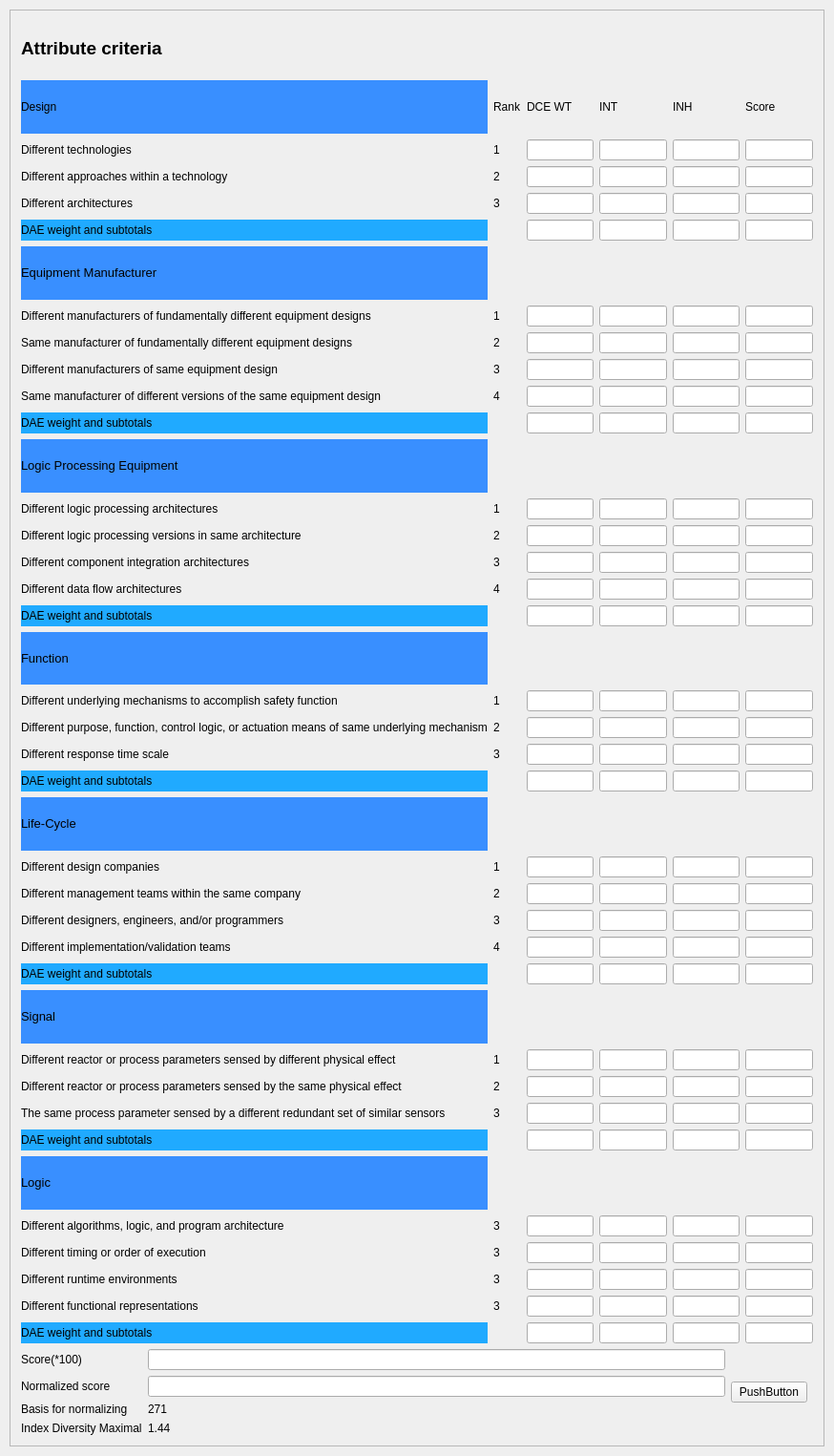
<?xml version="1.0" encoding="UTF-8"?>
<ui version="4.0">
 <class>Widget</class>
 <widget class="QWidget" name="Widget">
  <property name="enabled">
   <bool>true</bool>
  </property>
  <property name="geometry">
   <rect>
    <x>0</x>
    <y>0</y>
    <width>874</width>
    <height>1525</height>
   </rect>
  </property>
  <property name="windowTitle">
   <string>Widget</string>
  </property>
  <layout class="QGridLayout" name="gridLayout_5">
   <property name="leftMargin">
    <number>10</number>
   </property>
   <property name="topMargin">
    <number>10</number>
   </property>
   <property name="rightMargin">
    <number>10</number>
   </property>
   <property name="bottomMargin">
    <number>10</number>
   </property>
   <item row="0" column="0">
    <widget class="QScrollArea" name="scrollArea">
     <property name="widgetResizable">
      <bool>true</bool>
     </property>
     <widget class="QWidget" name="scrollAreaWidgetContents">
      <property name="geometry">
       <rect>
        <x>0</x>
        <y>0</y>
        <width>852</width>
        <height>1503</height>
       </rect>
      </property>
      <layout class="QGridLayout" name="gridLayout_6">
       <item row="2" column="0">
        <layout class="QGridLayout" name="gridLayout">
         <item row="3" column="0">
          <widget class="QLabel" name="label_46">
           <property name="text">
            <string>Index Diversity Maximal</string>
           </property>
          </widget>
         </item>
         <item row="2" column="0">
          <widget class="QLabel" name="label_43">
           <property name="text">
            <string>Basis for normalizing</string>
           </property>
          </widget>
         </item>
         <item row="1" column="0">
          <widget class="QLabel" name="label_42">
           <property name="text">
            <string>Normalized score</string>
           </property>
          </widget>
         </item>
         <item row="3" column="1">
          <widget class="QLabel" name="label_186">
           <property name="text">
            <string>1.44</string>
           </property>
          </widget>
         </item>
         <item row="0" column="0">
          <widget class="QLabel" name="label_41">
           <property name="text">
            <string>Score(*100)</string>
           </property>
          </widget>
         </item>
         <item row="1" column="1">
          <widget class="QLineEdit" name="lineEdit_130"/>
         </item>
         <item row="0" column="1">
          <widget class="QLineEdit" name="lineEdit_129"/>
         </item>
         <item row="2" column="1">
          <widget class="QLabel" name="label_185">
           <property name="text">
            <string>271</string>
           </property>
          </widget>
         </item>
        </layout>
       </item>
       <item row="0" column="0" colspan="3">
        <layout class="QGridLayout" name="gridLayout_2">
         <item row="17" column="5">
          <widget class="QLineEdit" name="lineEdit_52"/>
         </item>
         <item row="39" column="5">
          <widget class="QLineEdit" name="lineEdit_124"/>
         </item>
         <item row="5" column="0">
          <widget class="QLabel" name="label_5">
           <property name="styleSheet">
            <string notr="true">background-color: rgb(32, 170, 255);</string>
           </property>
           <property name="text">
            <string>DAE weight and subtotals</string>
           </property>
          </widget>
         </item>
         <item row="11" column="3">
          <widget class="QLineEdit" name="lineEdit_30"/>
         </item>
         <item row="8" column="3">
          <widget class="QLineEdit" name="lineEdit_18"/>
         </item>
         <item row="37" column="4">
          <widget class="QLineEdit" name="lineEdit_115"/>
         </item>
         <item row="11" column="4">
          <widget class="QLineEdit" name="lineEdit_31"/>
         </item>
         <item row="4" column="3">
          <widget class="QLineEdit" name="lineEdit_10"/>
         </item>
         <item row="26" column="4">
          <widget class="QLineEdit" name="lineEdit_79"/>
         </item>
         <item row="10" column="2">
          <widget class="QLineEdit" name="lineEdit_25"/>
         </item>
         <item row="10" column="1">
          <widget class="QLabel" name="label_165">
           <property name="text">
            <string>3</string>
           </property>
          </widget>
         </item>
         <item row="18" column="3">
          <widget class="QLineEdit" name="lineEdit_54"/>
         </item>
         <item row="8" column="1">
          <widget class="QLabel" name="label_107">
           <property name="text">
            <string>1</string>
           </property>
          </widget>
         </item>
         <item row="26" column="3">
          <widget class="QLineEdit" name="lineEdit_78"/>
         </item>
         <item row="23" column="0">
          <widget class="QLabel" name="label_21">
           <property name="styleSheet">
            <string notr="true">background-color: rgb(32, 170, 255);</string>
           </property>
           <property name="text">
            <string>DAE weight and subtotals</string>
           </property>
          </widget>
         </item>
         <item row="28" column="5">
          <widget class="QLineEdit" name="lineEdit_88"/>
         </item>
         <item row="22" column="2">
          <widget class="QLineEdit" name="lineEdit_65"/>
         </item>
         <item row="28" column="1">
          <widget class="QLabel" name="label_177">
           <property name="text">
            <string>4</string>
           </property>
          </widget>
         </item>
         <item row="31" column="4">
          <widget class="QLineEdit" name="lineEdit_95"/>
         </item>
         <item row="12" column="3">
          <widget class="QLineEdit" name="lineEdit_34"/>
         </item>
         <item row="31" column="5">
          <widget class="QLineEdit" name="lineEdit_96"/>
         </item>
         <item row="20" column="0">
          <widget class="QLabel" name="label_24">
           <property name="text">
            <string>Different underlying mechanisms to accomplish safety function</string>
           </property>
          </widget>
         </item>
         <item row="36" column="5">
          <widget class="QLineEdit" name="lineEdit_112"/>
         </item>
         <item row="22" column="0">
          <widget class="QLabel" name="label_23">
           <property name="text">
            <string>Different response time scale</string>
           </property>
          </widget>
         </item>
         <item row="33" column="3">
          <widget class="QLineEdit" name="lineEdit_102"/>
         </item>
         <item row="37" column="0">
          <widget class="QLabel" name="label_37">
           <property name="text">
            <string>Different timing or order of execution</string>
           </property>
          </widget>
         </item>
         <item row="39" column="4">
          <widget class="QLineEdit" name="lineEdit_123"/>
         </item>
         <item row="32" column="5">
          <widget class="QLineEdit" name="lineEdit_100"/>
         </item>
         <item row="40" column="2">
          <widget class="QLineEdit" name="lineEdit_125"/>
         </item>
         <item row="40" column="3">
          <widget class="QLineEdit" name="lineEdit_126"/>
         </item>
         <item row="11" column="0">
          <widget class="QLabel" name="label_8">
           <property name="text">
            <string>Same manufacturer of different versions of the same equipment design</string>
           </property>
          </widget>
         </item>
         <item row="31" column="0">
          <widget class="QLabel" name="label_32">
           <property name="text">
            <string>Different reactor or process parameters sensed by different physical effect</string>
           </property>
          </widget>
         </item>
         <item row="27" column="0">
          <widget class="QLabel" name="label_28">
           <property name="text">
            <string>Different designers, engineers, and/or programmers</string>
           </property>
          </widget>
         </item>
         <item row="14" column="4">
          <widget class="QLineEdit" name="lineEdit_39"/>
         </item>
         <item row="10" column="3">
          <widget class="QLineEdit" name="lineEdit_26"/>
         </item>
         <item row="17" column="1">
          <widget class="QLabel" name="label_170">
           <property name="text">
            <string>4</string>
           </property>
          </widget>
         </item>
         <item row="15" column="0">
          <widget class="QLabel" name="label_14">
           <property name="text">
            <string>Different logic processing versions in same architecture</string>
           </property>
          </widget>
         </item>
         <item row="32" column="3">
          <widget class="QLineEdit" name="lineEdit_98"/>
         </item>
         <item row="8" column="0">
          <widget class="QLabel" name="label_12">
           <property name="text">
            <string>Different manufacturers of fundamentally different equipment designs</string>
           </property>
          </widget>
         </item>
         <item row="16" column="1">
          <widget class="QLabel" name="label_169">
           <property name="text">
            <string>3</string>
           </property>
          </widget>
         </item>
         <item row="18" column="2">
          <widget class="QLineEdit" name="lineEdit_53"/>
         </item>
         <item row="26" column="2">
          <widget class="QLineEdit" name="lineEdit_77"/>
         </item>
         <item row="3" column="4">
          <widget class="QLineEdit" name="lineEdit_7"/>
         </item>
         <item row="23" column="4">
          <widget class="QLineEdit" name="lineEdit_71"/>
         </item>
         <item row="33" column="4">
          <widget class="QLineEdit" name="lineEdit_103"/>
         </item>
         <item row="21" column="2">
          <widget class="QLineEdit" name="lineEdit_61"/>
         </item>
         <item row="16" column="5">
          <widget class="QLineEdit" name="lineEdit_48"/>
         </item>
         <item row="14" column="0">
          <widget class="QLabel" name="label_15">
           <property name="text">
            <string>Different logic processing architectures</string>
           </property>
          </widget>
         </item>
         <item row="20" column="1">
          <widget class="QLabel" name="label_171">
           <property name="text">
            <string>1</string>
           </property>
          </widget>
         </item>
         <item row="9" column="3">
          <widget class="QLineEdit" name="lineEdit_22"/>
         </item>
         <item row="5" column="5">
          <widget class="QLineEdit" name="lineEdit_16"/>
         </item>
         <item row="1" column="0">
          <widget class="QLabel" name="label_2">
           <property name="styleSheet">
            <string notr="true">background-color: rgb(57, 143, 255);</string>
           </property>
           <property name="text">
            <string>Design</string>
           </property>
          </widget>
         </item>
         <item row="27" column="4">
          <widget class="QLineEdit" name="lineEdit_83"/>
         </item>
         <item row="28" column="2">
          <widget class="QLineEdit" name="lineEdit_85"/>
         </item>
         <item row="3" column="1">
          <widget class="QLabel" name="label_105">
           <property name="text">
            <string>2</string>
           </property>
          </widget>
         </item>
         <item row="26" column="0">
          <widget class="QLabel" name="label_27">
           <property name="text">
            <string>Different management teams within the same company</string>
           </property>
          </widget>
         </item>
         <item row="4" column="4">
          <widget class="QLineEdit" name="lineEdit_11"/>
         </item>
         <item row="4" column="0">
          <widget class="QLabel" name="label_6">
           <property name="text">
            <string>Different architectures</string>
           </property>
          </widget>
         </item>
         <item row="2" column="2">
          <widget class="QLineEdit" name="lineEdit"/>
         </item>
         <item row="23" column="5">
          <widget class="QLineEdit" name="lineEdit_72"/>
         </item>
         <item row="31" column="3">
          <widget class="QLineEdit" name="lineEdit_94"/>
         </item>
         <item row="9" column="4">
          <widget class="QLineEdit" name="lineEdit_23"/>
         </item>
         <item row="16" column="0">
          <widget class="QLabel" name="label_18">
           <property name="text">
            <string>Different component integration architectures</string>
           </property>
          </widget>
         </item>
         <item row="12" column="4">
          <widget class="QLineEdit" name="lineEdit_35"/>
         </item>
         <item row="30" column="0">
          <widget class="QLabel" name="label_30">
           <property name="sizePolicy">
            <sizepolicy hsizetype="Preferred" vsizetype="Preferred">
             <horstretch>0</horstretch>
             <verstretch>0</verstretch>
            </sizepolicy>
           </property>
           <property name="font">
            <font>
             <pointsize>14</pointsize>
             <weight>75</weight>
             <bold>true</bold>
            </font>
           </property>
           <property name="autoFillBackground">
            <bool>false</bool>
           </property>
           <property name="styleSheet">
            <string notr="true">background-color: rgb(57, 143, 255);</string>
           </property>
           <property name="inputMethodHints">
            <set>Qt::ImhNone</set>
           </property>
           <property name="text">
            <string>&lt;html&gt;&lt;head/&gt;&lt;body&gt;&lt;p&gt;&lt;span style=&quot; font-size:10pt; font-weight:400;&quot;&gt;Signal&lt;/span&gt;&lt;/p&gt;&lt;/body&gt;&lt;/html&gt;</string>
           </property>
           <property name="scaledContents">
            <bool>false</bool>
           </property>
           <property name="wordWrap">
            <bool>false</bool>
           </property>
           <property name="textInteractionFlags">
            <set>Qt::LinksAccessibleByMouse</set>
           </property>
          </widget>
         </item>
         <item row="27" column="1">
          <widget class="QLabel" name="label_176">
           <property name="text">
            <string>3</string>
           </property>
          </widget>
         </item>
         <item row="8" column="4">
          <widget class="QLineEdit" name="lineEdit_19"/>
         </item>
         <item row="3" column="5">
          <widget class="QLineEdit" name="lineEdit_8"/>
         </item>
         <item row="36" column="2">
          <widget class="QLineEdit" name="lineEdit_109"/>
         </item>
         <item row="36" column="3">
          <widget class="QLineEdit" name="lineEdit_110"/>
         </item>
         <item row="16" column="3">
          <widget class="QLineEdit" name="lineEdit_46"/>
         </item>
         <item row="21" column="1">
          <widget class="QLabel" name="label_172">
           <property name="text">
            <string>2</string>
           </property>
          </widget>
         </item>
         <item row="29" column="2">
          <widget class="QLineEdit" name="lineEdit_89"/>
         </item>
         <item row="22" column="4">
          <widget class="QLineEdit" name="lineEdit_67"/>
         </item>
         <item row="20" column="3">
          <widget class="QLineEdit" name="lineEdit_58"/>
         </item>
         <item row="17" column="4">
          <widget class="QLineEdit" name="lineEdit_51"/>
         </item>
         <item row="18" column="5">
          <widget class="QLineEdit" name="lineEdit_56"/>
         </item>
         <item row="9" column="5">
          <widget class="QLineEdit" name="lineEdit_24"/>
         </item>
         <item row="5" column="4">
          <widget class="QLineEdit" name="lineEdit_15"/>
         </item>
         <item row="2" column="5">
          <widget class="QLineEdit" name="lineEdit_4"/>
         </item>
         <item row="29" column="4">
          <widget class="QLineEdit" name="lineEdit_91"/>
         </item>
         <item row="26" column="1">
          <widget class="QLabel" name="label_175">
           <property name="text">
            <string>2</string>
           </property>
          </widget>
         </item>
         <item row="2" column="4">
          <widget class="QLineEdit" name="lineEdit_3"/>
         </item>
         <item row="18" column="4">
          <widget class="QLineEdit" name="lineEdit_55"/>
         </item>
         <item row="3" column="3">
          <widget class="QLineEdit" name="lineEdit_6"/>
         </item>
         <item row="38" column="1">
          <widget class="QLabel" name="label_183">
           <property name="text">
            <string>3</string>
           </property>
          </widget>
         </item>
         <item row="27" column="2">
          <widget class="QLineEdit" name="lineEdit_81"/>
         </item>
         <item row="25" column="2">
          <widget class="QLineEdit" name="lineEdit_73"/>
         </item>
         <item row="27" column="3">
          <widget class="QLineEdit" name="lineEdit_82"/>
         </item>
         <item row="37" column="2">
          <widget class="QLineEdit" name="lineEdit_113"/>
         </item>
         <item row="37" column="3">
          <widget class="QLineEdit" name="lineEdit_114"/>
         </item>
         <item row="12" column="2">
          <widget class="QLineEdit" name="lineEdit_33"/>
         </item>
         <item row="33" column="0">
          <widget class="QLabel" name="label_31">
           <property name="text">
            <string>The same process parameter sensed by a different redundant set of similar sensors</string>
           </property>
          </widget>
         </item>
         <item row="14" column="3">
          <widget class="QLineEdit" name="lineEdit_38"/>
         </item>
         <item row="8" column="2">
          <widget class="QLineEdit" name="lineEdit_17"/>
         </item>
         <item row="13" column="0">
          <widget class="QLabel" name="label_13">
           <property name="sizePolicy">
            <sizepolicy hsizetype="Preferred" vsizetype="Preferred">
             <horstretch>0</horstretch>
             <verstretch>0</verstretch>
            </sizepolicy>
           </property>
           <property name="font">
            <font>
             <pointsize>14</pointsize>
             <weight>75</weight>
             <bold>true</bold>
            </font>
           </property>
           <property name="autoFillBackground">
            <bool>false</bool>
           </property>
           <property name="styleSheet">
            <string notr="true">background-color: rgb(57, 143, 255);</string>
           </property>
           <property name="inputMethodHints">
            <set>Qt::ImhNone</set>
           </property>
           <property name="text">
            <string>&lt;html&gt;&lt;head/&gt;&lt;body&gt;&lt;p&gt;&lt;span style=&quot; font-size:10pt; font-weight:400;&quot;&gt;Logic Processing Equipment&lt;/span&gt;&lt;/p&gt;&lt;/body&gt;&lt;/html&gt;</string>
           </property>
           <property name="scaledContents">
            <bool>false</bool>
           </property>
           <property name="wordWrap">
            <bool>false</bool>
           </property>
           <property name="textInteractionFlags">
            <set>Qt::LinksAccessibleByMouse</set>
           </property>
          </widget>
         </item>
         <item row="26" column="5">
          <widget class="QLineEdit" name="lineEdit_80"/>
         </item>
         <item row="10" column="0">
          <widget class="QLabel" name="label_11">
           <property name="text">
            <string>Different manufacturers of same equipment design</string>
           </property>
          </widget>
         </item>
         <item row="16" column="4">
          <widget class="QLineEdit" name="lineEdit_47"/>
         </item>
         <item row="2" column="0">
          <widget class="QLabel" name="label_3">
           <property name="text">
            <string>Different technologies</string>
           </property>
          </widget>
         </item>
         <item row="20" column="4">
          <widget class="QLineEdit" name="lineEdit_59"/>
         </item>
         <item row="28" column="4">
          <widget class="QLineEdit" name="lineEdit_87"/>
         </item>
         <item row="21" column="4">
          <widget class="QLineEdit" name="lineEdit_63"/>
         </item>
         <item row="12" column="5">
          <widget class="QLineEdit" name="lineEdit_36"/>
         </item>
         <item row="21" column="3">
          <widget class="QLineEdit" name="lineEdit_62"/>
         </item>
         <item row="17" column="2">
          <widget class="QLineEdit" name="lineEdit_49"/>
         </item>
         <item row="23" column="3">
          <widget class="QLineEdit" name="lineEdit_70"/>
         </item>
         <item row="25" column="3">
          <widget class="QLineEdit" name="lineEdit_74"/>
         </item>
         <item row="38" column="2">
          <widget class="QLineEdit" name="lineEdit_117"/>
         </item>
         <item row="38" column="3">
          <widget class="QLineEdit" name="lineEdit_118"/>
         </item>
         <item row="38" column="5">
          <widget class="QLineEdit" name="lineEdit_120"/>
         </item>
         <item row="39" column="0">
          <widget class="QLabel" name="label_39">
           <property name="text">
            <string>Different functional representations</string>
           </property>
          </widget>
         </item>
         <item row="28" column="0">
          <widget class="QLabel" name="label_26">
           <property name="text">
            <string>Different implementation/validation teams</string>
           </property>
          </widget>
         </item>
         <item row="9" column="1">
          <widget class="QLabel" name="label_108">
           <property name="text">
            <string>2</string>
           </property>
          </widget>
         </item>
         <item row="4" column="2">
          <widget class="QLineEdit" name="lineEdit_9"/>
         </item>
         <item row="22" column="1">
          <widget class="QLabel" name="label_173">
           <property name="text">
            <string>3</string>
           </property>
          </widget>
         </item>
         <item row="25" column="5">
          <widget class="QLineEdit" name="lineEdit_76"/>
         </item>
         <item row="20" column="2">
          <widget class="QLineEdit" name="lineEdit_57"/>
         </item>
         <item row="15" column="3">
          <widget class="QLineEdit" name="lineEdit_42"/>
         </item>
         <item row="5" column="2">
          <widget class="QLineEdit" name="lineEdit_13"/>
         </item>
         <item row="20" column="5">
          <widget class="QLineEdit" name="lineEdit_60"/>
         </item>
         <item row="9" column="0">
          <widget class="QLabel" name="label_9">
           <property name="text">
            <string>Same manufacturer of fundamentally different equipment designs</string>
           </property>
          </widget>
         </item>
         <item row="11" column="1">
          <widget class="QLabel" name="label_166">
           <property name="text">
            <string>4</string>
           </property>
          </widget>
         </item>
         <item row="31" column="1">
          <widget class="QLabel" name="label_178">
           <property name="text">
            <string>1</string>
           </property>
          </widget>
         </item>
         <item row="24" column="0">
          <widget class="QLabel" name="label_20">
           <property name="sizePolicy">
            <sizepolicy hsizetype="Preferred" vsizetype="Preferred">
             <horstretch>0</horstretch>
             <verstretch>0</verstretch>
            </sizepolicy>
           </property>
           <property name="font">
            <font>
             <pointsize>14</pointsize>
             <weight>75</weight>
             <bold>true</bold>
            </font>
           </property>
           <property name="autoFillBackground">
            <bool>false</bool>
           </property>
           <property name="styleSheet">
            <string notr="true">background-color: rgb(57, 143, 255);</string>
           </property>
           <property name="inputMethodHints">
            <set>Qt::ImhNone</set>
           </property>
           <property name="text">
            <string>&lt;html&gt;&lt;head/&gt;&lt;body&gt;&lt;p&gt;&lt;span style=&quot; font-size:10pt; font-weight:400;&quot;&gt;Life-Cycle&lt;/span&gt;&lt;/p&gt;&lt;/body&gt;&lt;/html&gt;</string>
           </property>
           <property name="scaledContents">
            <bool>false</bool>
           </property>
           <property name="wordWrap">
            <bool>false</bool>
           </property>
           <property name="textInteractionFlags">
            <set>Qt::LinksAccessibleByMouse</set>
           </property>
          </widget>
         </item>
         <item row="17" column="0">
          <widget class="QLabel" name="label_17">
           <property name="text">
            <string>Different data flow architectures</string>
           </property>
          </widget>
         </item>
         <item row="27" column="5">
          <widget class="QLineEdit" name="lineEdit_84"/>
         </item>
         <item row="12" column="0">
          <widget class="QLabel" name="label_10">
           <property name="styleSheet">
            <string notr="true">background-color: rgb(32, 170, 255);</string>
           </property>
           <property name="text">
            <string>DAE weight and subtotals</string>
           </property>
          </widget>
         </item>
         <item row="10" column="4">
          <widget class="QLineEdit" name="lineEdit_27"/>
         </item>
         <item row="3" column="0">
          <widget class="QLabel" name="label_4">
           <property name="text">
            <string>Different approaches within a technology</string>
           </property>
          </widget>
         </item>
         <item row="28" column="3">
          <widget class="QLineEdit" name="lineEdit_86"/>
         </item>
         <item row="7" column="0">
          <widget class="QLabel" name="label_7">
           <property name="sizePolicy">
            <sizepolicy hsizetype="Preferred" vsizetype="Preferred">
             <horstretch>0</horstretch>
             <verstretch>0</verstretch>
            </sizepolicy>
           </property>
           <property name="font">
            <font>
             <pointsize>14</pointsize>
             <weight>75</weight>
             <bold>true</bold>
            </font>
           </property>
           <property name="autoFillBackground">
            <bool>false</bool>
           </property>
           <property name="styleSheet">
            <string notr="true">background-color: rgb(57, 143, 255);</string>
           </property>
           <property name="inputMethodHints">
            <set>Qt::ImhNone</set>
           </property>
           <property name="text">
            <string>&lt;html&gt;&lt;head/&gt;&lt;body&gt;&lt;p&gt;&lt;span style=&quot; font-size:10pt; font-weight:400;&quot;&gt;Equipment Manufacturer&lt;/span&gt;&lt;/p&gt;&lt;/body&gt;&lt;/html&gt;</string>
           </property>
           <property name="scaledContents">
            <bool>false</bool>
           </property>
           <property name="wordWrap">
            <bool>false</bool>
           </property>
           <property name="textInteractionFlags">
            <set>Qt::LinksAccessibleByMouse</set>
           </property>
          </widget>
         </item>
         <item row="23" column="2">
          <widget class="QLineEdit" name="lineEdit_69"/>
         </item>
         <item row="15" column="1">
          <widget class="QLabel" name="label_168">
           <property name="text">
            <string>2</string>
           </property>
          </widget>
         </item>
         <item row="32" column="0">
          <widget class="QLabel" name="label_33">
           <property name="text">
            <string>Different reactor or process parameters sensed by the same physical effect</string>
           </property>
          </widget>
         </item>
         <item row="22" column="3">
          <widget class="QLineEdit" name="lineEdit_66"/>
         </item>
         <item row="21" column="5">
          <widget class="QLineEdit" name="lineEdit_64"/>
         </item>
         <item row="15" column="5">
          <widget class="QLineEdit" name="lineEdit_44"/>
         </item>
         <item row="21" column="0">
          <widget class="QLabel" name="label_22">
           <property name="text">
            <string>Different purpose, function, control logic, or actuation means of same underlying mechanism</string>
           </property>
          </widget>
         </item>
         <item row="29" column="3">
          <widget class="QLineEdit" name="lineEdit_90"/>
         </item>
         <item row="37" column="5">
          <widget class="QLineEdit" name="lineEdit_116"/>
         </item>
         <item row="38" column="0">
          <widget class="QLabel" name="label_38">
           <property name="text">
            <string>Different runtime environments</string>
           </property>
          </widget>
         </item>
         <item row="33" column="5">
          <widget class="QLineEdit" name="lineEdit_104"/>
         </item>
         <item row="25" column="0">
          <widget class="QLabel" name="label_29">
           <property name="text">
            <string>Different design companies</string>
           </property>
          </widget>
         </item>
         <item row="25" column="1">
          <widget class="QLabel" name="label_174">
           <property name="text">
            <string>1</string>
           </property>
          </widget>
         </item>
         <item row="10" column="5">
          <widget class="QLineEdit" name="lineEdit_28"/>
         </item>
         <item row="4" column="1">
          <widget class="QLabel" name="label_106">
           <property name="text">
            <string>3</string>
           </property>
          </widget>
         </item>
         <item row="25" column="4">
          <widget class="QLineEdit" name="lineEdit_75"/>
         </item>
         <item row="15" column="2">
          <widget class="QLineEdit" name="lineEdit_41"/>
         </item>
         <item row="2" column="1">
          <widget class="QLabel" name="label_49">
           <property name="text">
            <string>1</string>
           </property>
          </widget>
         </item>
         <item row="32" column="1">
          <widget class="QLabel" name="label_179">
           <property name="text">
            <string>2</string>
           </property>
          </widget>
         </item>
         <item row="34" column="0">
          <widget class="QLabel" name="label_34">
           <property name="styleSheet">
            <string notr="true">background-color: rgb(32, 170, 255);</string>
           </property>
           <property name="text">
            <string>DAE weight and subtotals</string>
           </property>
          </widget>
         </item>
         <item row="3" column="2">
          <widget class="QLineEdit" name="lineEdit_5"/>
         </item>
         <item row="14" column="5">
          <widget class="QLineEdit" name="lineEdit_40"/>
         </item>
         <item row="4" column="5">
          <widget class="QLineEdit" name="lineEdit_12"/>
         </item>
         <item row="5" column="3">
          <widget class="QLineEdit" name="lineEdit_14"/>
         </item>
         <item row="8" column="5">
          <widget class="QLineEdit" name="lineEdit_20"/>
         </item>
         <item row="11" column="5">
          <widget class="QLineEdit" name="lineEdit_32"/>
         </item>
         <item row="29" column="0">
          <widget class="QLabel" name="label_25">
           <property name="styleSheet">
            <string notr="true">background-color: rgb(32, 170, 255);</string>
           </property>
           <property name="text">
            <string>DAE weight and subtotals</string>
           </property>
          </widget>
         </item>
         <item row="18" column="0">
          <widget class="QLabel" name="label_16">
           <property name="styleSheet">
            <string notr="true">background-color: rgb(32, 170, 255);</string>
           </property>
           <property name="text">
            <string>DAE weight and subtotals</string>
           </property>
          </widget>
         </item>
         <item row="22" column="5">
          <widget class="QLineEdit" name="lineEdit_68"/>
         </item>
         <item row="29" column="5">
          <widget class="QLineEdit" name="lineEdit_92"/>
         </item>
         <item row="14" column="1">
          <widget class="QLabel" name="label_167">
           <property name="text">
            <string>1</string>
           </property>
          </widget>
         </item>
         <item row="14" column="2">
          <widget class="QLineEdit" name="lineEdit_37"/>
         </item>
         <item row="11" column="2">
          <widget class="QLineEdit" name="lineEdit_29"/>
         </item>
         <item row="34" column="2">
          <widget class="QLineEdit" name="lineEdit_105"/>
         </item>
         <item row="37" column="1">
          <widget class="QLabel" name="label_182">
           <property name="text">
            <string>3</string>
           </property>
          </widget>
         </item>
         <item row="16" column="2">
          <widget class="QLineEdit" name="lineEdit_45"/>
         </item>
         <item row="17" column="3">
          <widget class="QLineEdit" name="lineEdit_50"/>
         </item>
         <item row="33" column="1">
          <widget class="QLabel" name="label_180">
           <property name="text">
            <string>3</string>
           </property>
          </widget>
         </item>
         <item row="40" column="4">
          <widget class="QLineEdit" name="lineEdit_127"/>
         </item>
         <item row="19" column="0">
          <widget class="QLabel" name="label_19">
           <property name="sizePolicy">
            <sizepolicy hsizetype="Preferred" vsizetype="Preferred">
             <horstretch>0</horstretch>
             <verstretch>0</verstretch>
            </sizepolicy>
           </property>
           <property name="font">
            <font>
             <pointsize>14</pointsize>
             <weight>75</weight>
             <bold>true</bold>
            </font>
           </property>
           <property name="autoFillBackground">
            <bool>false</bool>
           </property>
           <property name="styleSheet">
            <string notr="true">background-color: rgb(57, 143, 255);</string>
           </property>
           <property name="inputMethodHints">
            <set>Qt::ImhNone</set>
           </property>
           <property name="text">
            <string>&lt;html&gt;&lt;head/&gt;&lt;body&gt;&lt;p&gt;&lt;span style=&quot; font-size:10pt; font-weight:400;&quot;&gt;Function&lt;/span&gt;&lt;/p&gt;&lt;/body&gt;&lt;/html&gt;</string>
           </property>
           <property name="scaledContents">
            <bool>false</bool>
           </property>
           <property name="wordWrap">
            <bool>false</bool>
           </property>
           <property name="textInteractionFlags">
            <set>Qt::LinksAccessibleByMouse</set>
           </property>
          </widget>
         </item>
         <item row="40" column="0">
          <widget class="QLabel" name="label_40">
           <property name="styleSheet">
            <string notr="true">background-color: rgb(32, 170, 255);</string>
           </property>
           <property name="text">
            <string>DAE weight and subtotals</string>
           </property>
          </widget>
         </item>
         <item row="36" column="1">
          <widget class="QLabel" name="label_181">
           <property name="text">
            <string>3</string>
           </property>
          </widget>
         </item>
         <item row="34" column="5">
          <widget class="QLineEdit" name="lineEdit_108"/>
         </item>
         <item row="36" column="4">
          <widget class="QLineEdit" name="lineEdit_111"/>
         </item>
         <item row="32" column="2">
          <widget class="QLineEdit" name="lineEdit_97"/>
         </item>
         <item row="39" column="1">
          <widget class="QLabel" name="label_184">
           <property name="text">
            <string>3</string>
           </property>
          </widget>
         </item>
         <item row="36" column="0">
          <widget class="QLabel" name="label_36">
           <property name="text">
            <string>Different algorithms, logic, and program architecture</string>
           </property>
          </widget>
         </item>
         <item row="40" column="5">
          <widget class="QLineEdit" name="lineEdit_128"/>
         </item>
         <item row="35" column="0">
          <widget class="QLabel" name="label_35">
           <property name="sizePolicy">
            <sizepolicy hsizetype="Preferred" vsizetype="Preferred">
             <horstretch>0</horstretch>
             <verstretch>0</verstretch>
            </sizepolicy>
           </property>
           <property name="font">
            <font>
             <pointsize>14</pointsize>
             <weight>75</weight>
             <bold>true</bold>
            </font>
           </property>
           <property name="autoFillBackground">
            <bool>false</bool>
           </property>
           <property name="styleSheet">
            <string notr="true">background-color: rgb(57, 143, 255);</string>
           </property>
           <property name="inputMethodHints">
            <set>Qt::ImhNone</set>
           </property>
           <property name="text">
            <string>&lt;html&gt;&lt;head/&gt;&lt;body&gt;&lt;p&gt;&lt;span style=&quot; font-size:10pt; font-weight:400;&quot;&gt;Logic&lt;/span&gt;&lt;/p&gt;&lt;/body&gt;&lt;/html&gt;</string>
           </property>
           <property name="scaledContents">
            <bool>false</bool>
           </property>
           <property name="wordWrap">
            <bool>false</bool>
           </property>
           <property name="textInteractionFlags">
            <set>Qt::LinksAccessibleByMouse</set>
           </property>
          </widget>
         </item>
         <item row="38" column="4">
          <widget class="QLineEdit" name="lineEdit_119"/>
         </item>
         <item row="31" column="2">
          <widget class="QLineEdit" name="lineEdit_93"/>
         </item>
         <item row="0" column="0">
          <widget class="QLabel" name="label">
           <property name="sizePolicy">
            <sizepolicy hsizetype="Preferred" vsizetype="Preferred">
             <horstretch>0</horstretch>
             <verstretch>0</verstretch>
            </sizepolicy>
           </property>
           <property name="font">
            <font>
             <pointsize>14</pointsize>
             <weight>75</weight>
             <bold>true</bold>
            </font>
           </property>
           <property name="autoFillBackground">
            <bool>false</bool>
           </property>
           <property name="inputMethodHints">
            <set>Qt::ImhNone</set>
           </property>
           <property name="text">
            <string>Attribute criteria</string>
           </property>
           <property name="scaledContents">
            <bool>false</bool>
           </property>
           <property name="wordWrap">
            <bool>false</bool>
           </property>
           <property name="textInteractionFlags">
            <set>Qt::LinksAccessibleByMouse</set>
           </property>
          </widget>
         </item>
         <item row="9" column="2">
          <widget class="QLineEdit" name="lineEdit_21"/>
         </item>
         <item row="34" column="4">
          <widget class="QLineEdit" name="lineEdit_107"/>
         </item>
         <item row="15" column="4">
          <widget class="QLineEdit" name="lineEdit_43"/>
         </item>
         <item row="39" column="2">
          <widget class="QLineEdit" name="lineEdit_121"/>
         </item>
         <item row="39" column="3">
          <widget class="QLineEdit" name="lineEdit_122"/>
         </item>
         <item row="32" column="4">
          <widget class="QLineEdit" name="lineEdit_99"/>
         </item>
         <item row="33" column="2">
          <widget class="QLineEdit" name="lineEdit_101"/>
         </item>
         <item row="34" column="3">
          <widget class="QLineEdit" name="lineEdit_106"/>
         </item>
         <item row="2" column="3">
          <widget class="QLineEdit" name="lineEdit_2"/>
         </item>
         <item row="1" column="4">
          <widget class="QLabel" name="label_78">
           <property name="text">
            <string>INH</string>
           </property>
          </widget>
         </item>
         <item row="1" column="2">
          <widget class="QLabel" name="label_48">
           <property name="text">
            <string>DCE WT</string>
           </property>
          </widget>
         </item>
         <item row="1" column="1">
          <widget class="QLabel" name="label_47">
           <property name="text">
            <string>Rank</string>
           </property>
          </widget>
         </item>
         <item row="1" column="5">
          <widget class="QLabel" name="label_79">
           <property name="text">
            <string>Score</string>
           </property>
          </widget>
         </item>
         <item row="1" column="3">
          <widget class="QLabel" name="label_77">
           <property name="text">
            <string>INT</string>
           </property>
          </widget>
         </item>
        </layout>
       </item>
       <item row="2" column="1">
        <widget class="QPushButton" name="pushButton">
         <property name="text">
          <string>PushButton</string>
         </property>
        </widget>
       </item>
      </layout>
     </widget>
    </widget>
   </item>
  </layout>
 </widget>
 <layoutdefault spacing="6" margin="11"/>
 <resources/>
 <connections/>
</ui>
